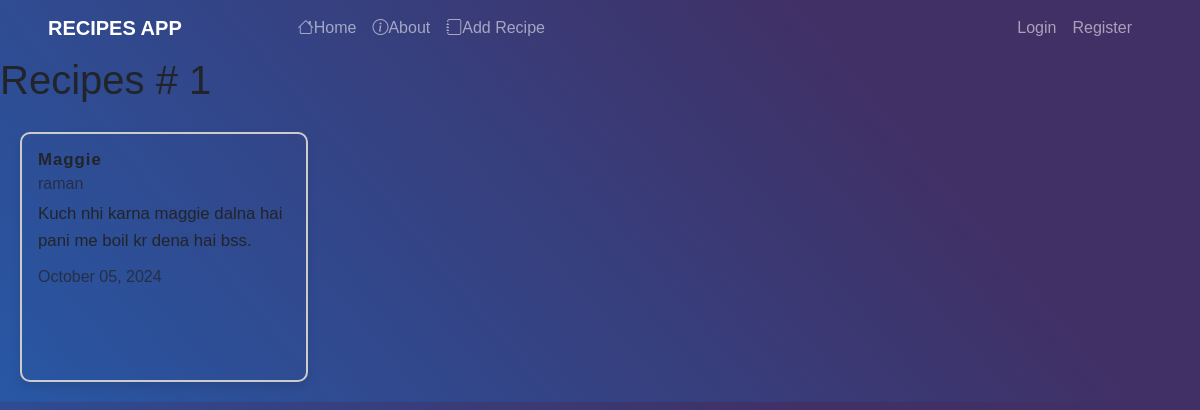
Page /recipe/1/ on the committed database.
### recipes/models.py (models this page shows, shortened)
class Recipe(models.Model):
    title = models.CharField(max_length=100)
    description = models.TextField()
    author = models.ForeignKey(User, on_delete=models.CASCADE)
    created_at = models.DateTimeField(auto_now_add=True)
    updated_at = models.DateTimeField(auto_now=True)

### recipes/views.py (the view)
# urls.py: path('recipe/<int:pk>/', views.RecipeDetailView.as_view(), name="recipes-detail"),
class RecipeDetailView(DetailView):
    model = models.Recipe

### recipes/templates/recipes/recipe_detail.html (shortened to what this page needs)
{% extends 'recipes/base.html' %}
{% block content %}
<h1>Recipes # {{object.id}} </h1>
<div class="card " style="width: 18rem;">
   <div class="card-body">
      <h5 class="card-title">{{object.title}}</h5>
      <h6 class="card-subtitle mb-2 text-body-secondary">{{object.author}}</h6>
      <p class="card-text">{{object.description}}</p>
      <h6 class="card-subtitle mb-2 text-body-secondary">{{object.updated_at|date:"F d, Y"}}</h6>
   </div>
</div>
{% endblock content %}

### recipes/static/css/style.css (style rules this page uses)
body { font-family: Arial, sans-serif; background-color: #0abcf9; background-image: linear-gradient(50deg, #2857a4 0%,#403066 74%); }
.card { display: inline-block; justify-content: center; align-items: center; border: 2px solid #ccc; border-radius: 10px; box-shadow: 0 4px 8px rgba(0, 0, 0, 0.1); width: 90%; height: 250px; margin: 20px; color: var(--contact-light-text-color); background: transparent; line-height: 1.6; font-size: 1.05rem; }
.card-title { font-size: 1.05rem; font-weight: bold; letter-spacing: 1px; font-family: 'Arial', sans-serif; }

### rows in the picture
Recipe: id "1", title "Maggie", author "raman", description "Kuch nhi karna maggie dalna hai pani me boil kr dena hai bss.", updated_at "October 05, 2024"
